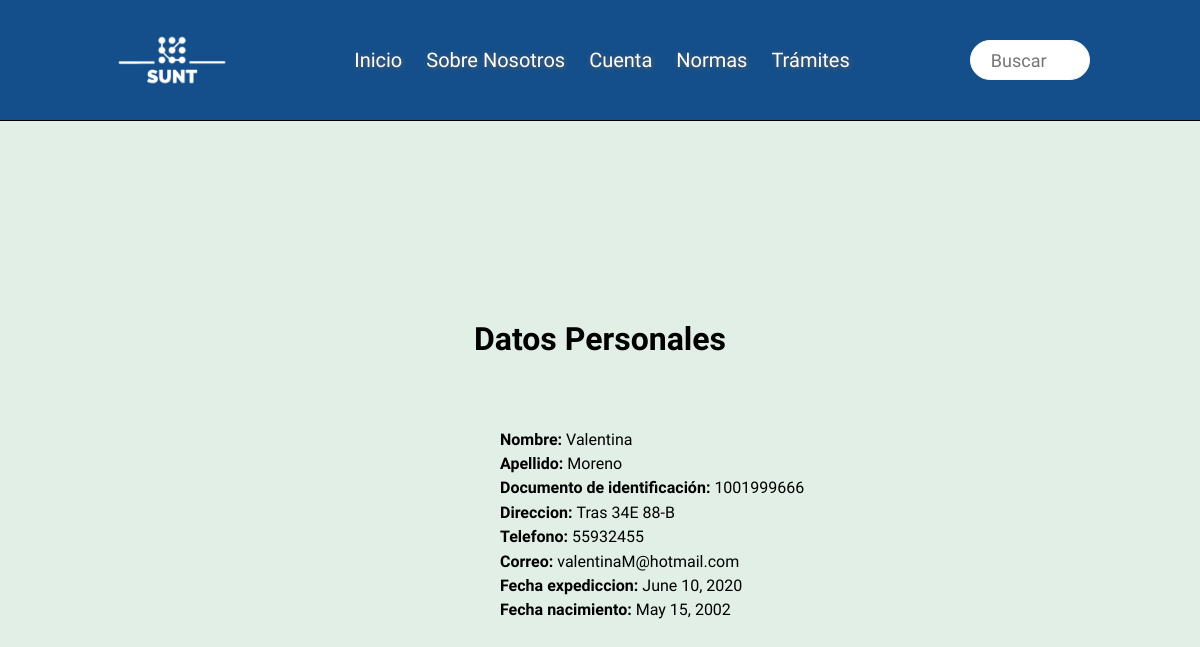
/miInformacion/ (signed in), run on the app's committed database.
### basedatos/models.py (models this page shows)
class Usuario(models.Model):
  identificacion = models.CharField(max_length = 10)
  nombre = models.CharField(max_length = 30)
  apellido = models.CharField(max_length = 30)
  direccion = models.CharField(max_length = 50)
  telefono = models.CharField(max_length = 7)
  correo = models.EmailField()
  fechaexpediciondocumento = models.DateField()
  fechanacimiento = models.DateField()
  contraseña = models.CharField(max_length = 10)
  idlicencia = models.ForeignKey(Licencia,on_delete = models.CASCADE, null=True, blank=True)
  class Meta:
    verbose_name = "usuario"
    verbose_name_plural = "usuarios"

### basedatos/views.py (the view)
# urls.py: path('miInformacion/', views.miInformacion, name="miInformacion"),
def miInformacion(request):
  cedula = request.session['identificacion']
  info_usuario = usu.consultaUsuario(cedula)
  return render(request, "miInformacion.html", {"info_usuario": info_usuario})

### basedatos/usuario.py (called while the page is built)
def consultaUsuario(id):
    user = Usuario.objects.get(identificacion=id)
    info = {}
    info["identificacion"] = user.identificacion
    info["nombre"] = user.nombre
    info["apellido"] = user.apellido
    info["direccion"] = user.direccion
    info["telefono"] = user.telefono
    info["correo"] = user.correo
    info["expedicionDocumento"] = user.fechaexpediciondocumento
    info["fechaNacimiento"] = user.fechanacimiento
    print(info)
    return info

### basedatos/templates/miInformacion.html (shortened to what this page needs)
<!DOCTYPE html>
<html lang="en">
  <head>
    {% load static %}
    <link
      rel="stylesheet"
      type="text/css"
      href="{% static 'sunt/css/style.css' %}"
    />
    <link
      rel="stylesheet"
      type="text/css"
      href="{% static 'sunt/css/normalize.css' %}"
    />
  </head>
  <header>
    <div class="logo_titulo_superior">
      <div class="logo">
        <img src="{% static 'sunt/imagenes/logoSunt.png' %}" alt="Logo Sunt" />
      </div>
    </div>
    <nav>
      <ul>
        <li class="nav_items" id="inicio">
          <a href="{% url 'index' %}">Inicio</a>
        </li>
        <li class="nav_items" id="sobreNosotros">
          <a href="{% url 'sobrenosotros' %}">Sobre Nosotros</a>
        </li>
        <li class="nav_items" id="cuenta">
          <a href="{% url 'Cuenta' %}">Cuenta</a>
        </li>
        <li class="nav_items" id="normas">
          <a href="{% url 'normas' %}">Normas</a>
        </li>
        <li class="nav_items" id="tramites">
          <a href="{% url 'tramites' %}">Trámites</a>
        </li>
      </ul>
    </nav>
    <div class="container_busqueda">
      <input type="text" placeholder="Buscar" required id="input_busqueda" />
      <div class="icono_cuadro_busqueda_superior">
      </div>
    </div>
  </header>
  <body>
    <div class="principal_miInformacion">
      <h1 class="titulo_miInformacion">Datos Personales</h1>
      <div class="contenedor_campo">
        <p class="campo" id="nombre"><strong>Nombre: </strong>
          {% if info_usuario %}
          {{info_usuario.nombre}}
          {% endif %}
        </p>
        <p class="campo" id="apellido"><strong>Apellido: </strong>
          {% if info_usuario %}
          {{info_usuario.apellido}}
          {% endif %}
        </p>
        <p class="campo" id="cedula"><strong>Documento de identificación: </strong>
          {% if info_usuario %}
          {{info_usuario.identificacion}}
          {% endif %}
        </p>
        <p class="campo" id="direccion"><strong>Direccion: </strong>
          {% if info_usuario %}
          {{info_usuario.direccion}}
          {% endif %}
        </p>
        <p class="campo" id="telefono"><strong>Telefono: </strong>
          {% if info_usuario %}
          {{info_usuario.telefono}}
          {% endif %}
        </p>
        <p class="campo" id="correo"><strong>Correo: </strong>
          {% if info_usuario %}
          {{info_usuario.correo}}
          {% endif %}
        </p>
        <p class="campo" id="fechaExpediccion"> <strong>Fecha expediccion: </strong>
          {% if info_usuario %}
          {{info_usuario.expedicionDocumento}}
          {% endif %}
        </p>
        <p class="campo" id="fechaNacimiento"> <strong>Fecha nacimiento: </strong>
          {% if info_usuario %}
          {{info_usuario.fechaNacimiento}}
          {% endif %}
        </p>
      </div>
    </div>
    <div class="espacio"></div>
  </body>
</html>

### static/sunt/css/style.css (style rules this page uses)
* { font-family: "Prompt", sans-serif; }
header { display: flex; width: 100%; height: 120px; background-color: rgb(20, 79, 139); justify-content: space-evenly; align-items: center; outline: 1px solid black; }
header { position: fixed; z-index: 50; }
nav { display: inline-block; text-align: center; }
li > a { font-size: 20px; text-decoration: none; color: rgb(255, 255, 255); text-shadow: 1px 1px 5px rgb(100, 100, 100); }
ul li { position: relative; text-decoration: none; display: inline-block; margin: 10px; pointer-events: all; }
.container_busqueda { position: relative; width: 200px; height: 120px; display: inline-block; }
.icono_cuadro_busqueda_superior { width: 10px; height: 55px; line-height: 55px; display: inline-block; position: absolute; top: 33px; right: 20px; color: rgb(250, 250, 250); font-size: 20px; border-radius: 50%; }
#input_busqueda { width: 120px; height: 40px; padding: 0 20px; font-size: 18px; color: rgb(0, 0, 0); outline: none; border: 1px solid rgb(250, 250, 250); border-radius: 30px; transition: all 0.6s ease; }
#input_busqueda { position: absolute; top: 0; left: 0; right: 0; bottom: 0; margin: auto; display: inline-block; }
.logo_titulo_superior { position: relative; width: 15%; height: 80%; display: inline-block; margin: 1% 1%; }
.logo { position: absolute; top: 0; left: 0; right: 0; bottom: 0; margin: auto; width: 150px; height: 150px; object-fit: contain; display: inline-block; }
html { width: 100%; height: 100%; }
body { min-width: 100%; min-height: 100%; background-color: rgb(225, 239, 230); }
.titulo_miInformacion { position: relative; top: 40%; }
.contenedor_campo { font-family: sans-serif; display: flex; flex-direction: column; margin-top: 5%; }
.campo { margin: auto; margin-top: 3px; margin-bottom: 3px; text-align: justify; width: 400px; position: relative; left: 100px; }
.principal_miInformacion { display: flex; flex-direction: column; width: 80%; height: 40%; border-radius: 2%; align-content: center; justify-content: space-evenly; margin: auto; position: relative; top: 300px; z-index: 30; }
.principal_miInformacion > h1 { text-align: center; }
.espacio { height: 500px; width: 100%; position: relative; top: 30%; }

### data on the page
Usuario: nombre "Valentina", apellido "Moreno", identificacion "1001999666", direccion "Tras 34E 88-B", telefono "55932455", correo "valentinaM@hotmail.com", expedicionDocumento "June 10, 2020", fechaNacimiento "May 15, 2002"
